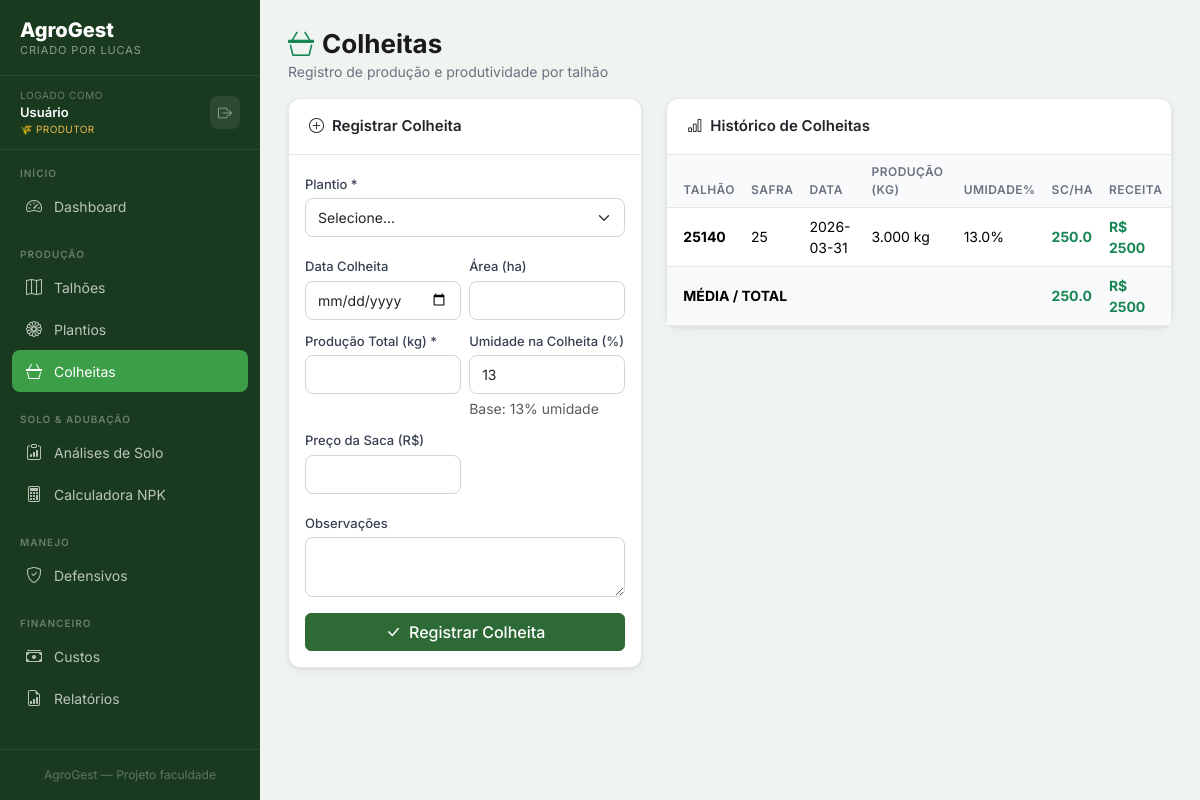
The page /colheita/ on the database as committed earlier.
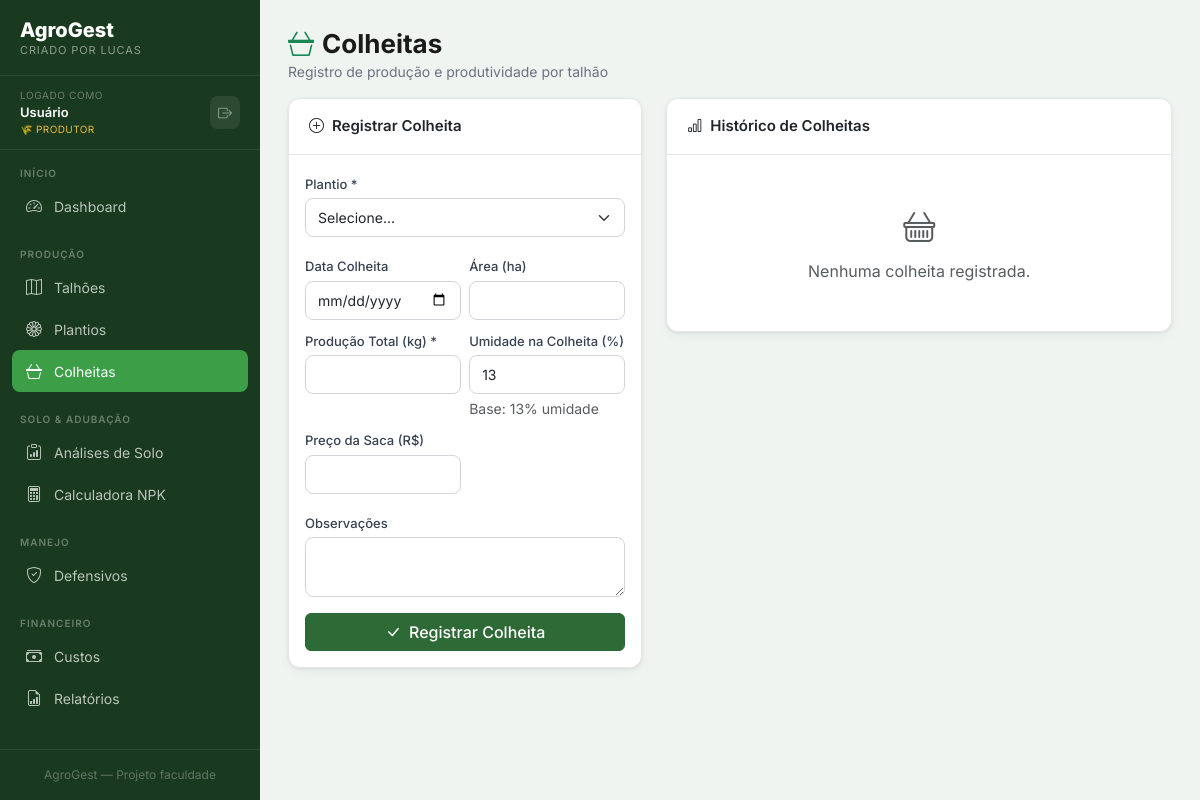
The same page on the database as committed later.
### tables this page shows
CREATE TABLE colheitas (
    id INTEGER PRIMARY KEY AUTOINCREMENT,
    plantio_id INTEGER NOT NULL,
    data_colheita DATE,
    producao_total REAL, umidade_colheita REAL,
    producao_corrigida REAL, produtividade_kgha REAL,
    produtividade_scha REAL, preco_saca REAL,
    receita_bruta REAL, observacoes TEXT,
    criado_em TIMESTAMP DEFAULT CURRENT_TIMESTAMP,
    FOREIGN KEY (plantio_id) REFERENCES plantios(id)
);

CREATE TABLE talhoes (
    id INTEGER PRIMARY KEY AUTOINCREMENT,
    usuario_id INTEGER NOT NULL,            -- ← isolamento por usuário
    nome TEXT NOT NULL,
    area_ha REAL NOT NULL,
    localizacao TEXT,
    tipo_solo TEXT,
    observacoes TEXT,
    criado_em TIMESTAMP DEFAULT CURRENT_TIMESTAMP,
    FOREIGN KEY (usuario_id) REFERENCES usuarios(id)
);

CREATE TABLE plantios (
    id INTEGER PRIMARY KEY AUTOINCREMENT,
    talhao_id INTEGER NOT NULL,
    safra TEXT NOT NULL,
    data_plantio DATE,
    hibrido TEXT,
    populacao INTEGER,
    area_plantada REAL,
    status TEXT DEFAULT 'planejado',
    observacoes TEXT,
    criado_em TIMESTAMP DEFAULT CURRENT_TIMESTAMP,
    FOREIGN KEY (talhao_id) REFERENCES talhoes(id)
);

### modules/colheita.py (the view)
@colheita_bp.route('/')
def index():
    db = get_db()
    colheitas = db.execute("""
        SELECT c.*, p.safra, p.hibrido, t.nome as talhao_nome, t.area_ha
        FROM colheitas c
        JOIN plantios p ON p.id = c.plantio_id
        JOIN talhoes t ON t.id = p.talhao_id
        ORDER BY c.data_colheita DESC
    """).fetchall()
    plantios = db.execute("""
        SELECT p.id, p.safra, t.nome as talhao_nome, t.area_ha
        FROM plantios p JOIN talhoes t ON t.id=p.talhao_id
        WHERE p.id NOT IN (SELECT plantio_id FROM colheitas)
        ORDER BY p.safra DESC
    """).fetchall()
    return render_template('colheita/index.html', colheitas=colheitas, plantios=plantios)

### database.py (called while the page is built)
def get_db(app=None):
    from flask import current_app
    if app:
        db = sqlite3.connect(app.config['DATABASE'], detect_types=sqlite3.PARSE_DECLTYPES)
        db.row_factory = sqlite3.Row
        return db
    if 'db' not in g:
        g.db = sqlite3.connect(
            current_app.config['DATABASE'],
            detect_types=sqlite3.PARSE_DECLTYPES
        )
        g.db.row_factory = sqlite3.Row
    return g.db

### templates/colheita/index.html (shortened to what the changed rows need)
{% extends "base.html" %}
{% block content %}
<div class="page-header">
    <h1 class="page-title"><i class="bi bi-basket3 me-2 text-success"></i>Colheitas</h1>
</div>
<div class="row g-4">
    <div class="col-lg-7">
        <div class="card">
            <div class="card-body p-0">
                {% if colheitas %}
                <div class="table-responsive">
                    <table class="table table-hover mb-0">
                        <thead>
                            <tr>
                                <th class="ps-3">Talhão</th>
                                <th>Safra</th>
                                <th>Data</th>
                                <th>Produção (kg)</th>
                                <th>Umidade%</th>
                                <th>sc/ha</th>
                                <th>Receita</th>
                            </tr>
                        </thead>
                        <tbody>
                            {% for c in colheitas %}
                            <tr>
                                <td class="ps-3 fw-bold">{{ c.talhao_nome }}</td>
                                <td>{{ c.safra }}</td>
                                <td>{{ c.data_colheita or '—' }}</td>
                                <td>{{ "{:,.0f}".format(c.producao_corrigida or c.producao_total).replace(",",".") }} kg</td>
                                <td>{{ c.umidade_colheita }}%</td>
                                <td>
                                    <strong class="text-success">{{ "%.1f"|format(c.produtividade_scha or 0) }}</strong>
                                </td>
                                <td>{% if c.receita_bruta %}
                                    <span class="text-success fw-bold">R$ {{ "%.0f"|format(c.receita_bruta) }}</span>
                                    {% else %}—{% endif %}</td>
                            </tr>
                            {% endfor %}
                        </tbody>
                        <tfoot class="table-light">
                            <tr>
                                <td colspan="5" class="ps-3 fw-bold">MÉDIA / TOTAL</td>
                                <td class="fw-bold text-success">
                                    {{ "%.1f"|format(colheitas|sum(attribute='produtividade_scha')|float / colheitas|length) }}
                                </td>
                                <td class="fw-bold text-success">
                                    R$ {{ "%.0f"|format(colheitas|sum(attribute='receita_bruta')) }}
                                </td>
                            </tr>
                        </tfoot>
                    </table>
                </div>
                {% else %}
                <div class="text-center py-5 text-muted">
                    <i class="bi bi-basket fs-2 d-block mb-2"></i>
                    Nenhuma colheita registrada.
                </div>
                {% endif %}
            </div>
        </div>
    </div>
</div>
{% endblock %}

Rows that differ between the two databases and show on the page:
removed colheitas: talhao_nome "25140", safra "25", data_colheita "2026-03-31", producao_corrigida "3.000", umidade_colheita "13.0", produtividade_scha "250.0", receita_bruta "2500"
Other text that changed with them:
{{ "%.0f"|format(colheitas|sum(attribute='receita_bruta')) }}: "2500" → (not shown)
text no longer shown: "TALHÃO SAFRA DATA PRODUÇÃO (KG) UMIDADE% SC/HA RECEITA MÉDIA / TOTAL 250.0 R$"
text now shown: "Nenhuma colheita registrada."
